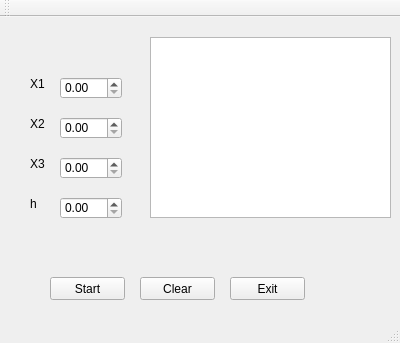
<?xml version="1.0" encoding="UTF-8"?>
<ui version="4.0">
 <class>Inte</class>
 <widget class="QMainWindow" name="Inte">
  <property name="geometry">
   <rect>
    <x>0</x>
    <y>0</y>
    <width>400</width>
    <height>343</height>
   </rect>
  </property>
  <property name="windowTitle">
   <string>Inte</string>
  </property>
  <widget class="QWidget" name="centralWidget">
   <widget class="QDoubleSpinBox" name="x1">
    <property name="geometry">
     <rect>
      <x>60</x>
      <y>60</y>
      <width>62</width>
      <height>22</height>
     </rect>
    </property>
   </widget>
   <widget class="QDoubleSpinBox" name="x2">
    <property name="geometry">
     <rect>
      <x>60</x>
      <y>100</y>
      <width>62</width>
      <height>22</height>
     </rect>
    </property>
   </widget>
   <widget class="QDoubleSpinBox" name="x3">
    <property name="geometry">
     <rect>
      <x>60</x>
      <y>140</y>
      <width>62</width>
      <height>22</height>
     </rect>
    </property>
   </widget>
   <widget class="QDoubleSpinBox" name="h">
    <property name="geometry">
     <rect>
      <x>60</x>
      <y>180</y>
      <width>62</width>
      <height>22</height>
     </rect>
    </property>
   </widget>
   <widget class="QPushButton" name="metodo">
    <property name="geometry">
     <rect>
      <x>50</x>
      <y>260</y>
      <width>75</width>
      <height>23</height>
     </rect>
    </property>
    <property name="text">
     <string>Start</string>
    </property>
   </widget>
   <widget class="QPushButton" name="limpiar">
    <property name="geometry">
     <rect>
      <x>140</x>
      <y>260</y>
      <width>75</width>
      <height>23</height>
     </rect>
    </property>
    <property name="text">
     <string>Clear</string>
    </property>
   </widget>
   <widget class="QPushButton" name="exit">
    <property name="geometry">
     <rect>
      <x>230</x>
      <y>260</y>
      <width>75</width>
      <height>23</height>
     </rect>
    </property>
    <property name="text">
     <string>Exit</string>
    </property>
   </widget>
   <widget class="QLabel" name="label">
    <property name="geometry">
     <rect>
      <x>30</x>
      <y>60</y>
      <width>47</width>
      <height>13</height>
     </rect>
    </property>
    <property name="text">
     <string>X1</string>
    </property>
   </widget>
   <widget class="QLabel" name="label_2">
    <property name="geometry">
     <rect>
      <x>30</x>
      <y>100</y>
      <width>47</width>
      <height>13</height>
     </rect>
    </property>
    <property name="text">
     <string>X2</string>
    </property>
   </widget>
   <widget class="QLabel" name="label_3">
    <property name="geometry">
     <rect>
      <x>30</x>
      <y>140</y>
      <width>47</width>
      <height>13</height>
     </rect>
    </property>
    <property name="text">
     <string>X3</string>
    </property>
   </widget>
   <widget class="QLabel" name="label_5">
    <property name="geometry">
     <rect>
      <x>30</x>
      <y>180</y>
      <width>47</width>
      <height>13</height>
     </rect>
    </property>
    <property name="text">
     <string>h</string>
    </property>
   </widget>
   <widget class="QTextEdit" name="textEdit">
    <property name="geometry">
     <rect>
      <x>150</x>
      <y>20</y>
      <width>241</width>
      <height>181</height>
     </rect>
    </property>
   </widget>
  </widget>
  <widget class="QMenuBar" name="menuBar">
   <property name="geometry">
    <rect>
     <x>0</x>
     <y>0</y>
     <width>400</width>
     <height>21</height>
    </rect>
   </property>
  </widget>
  <widget class="QToolBar" name="mainToolBar">
   <attribute name="toolBarArea">
    <enum>TopToolBarArea</enum>
   </attribute>
   <attribute name="toolBarBreak">
    <bool>false</bool>
   </attribute>
  </widget>
  <widget class="QStatusBar" name="statusBar"/>
 </widget>
 <layoutdefault spacing="6" margin="11"/>
 <resources/>
 <connections>
  <connection>
   <sender>exit</sender>
   <signal>clicked()</signal>
   <receiver>Inte</receiver>
   <slot>close()</slot>
   <hints>
    <hint type="sourcelabel">
     <x>284</x>
     <y>302</y>
    </hint>
    <hint type="destinationlabel">
     <x>353</x>
     <y>283</y>
    </hint>
   </hints>
  </connection>
 </connections>
</ui>
